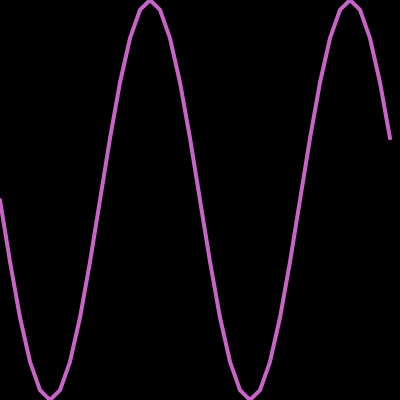
Frame 1 (no input)
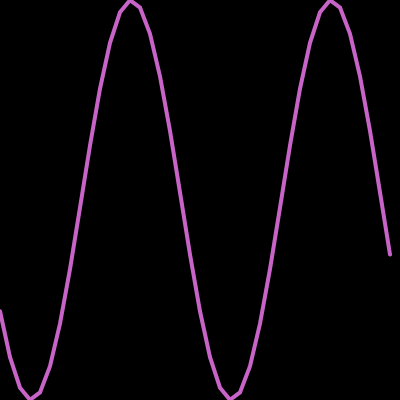
Frame 60 (no input)
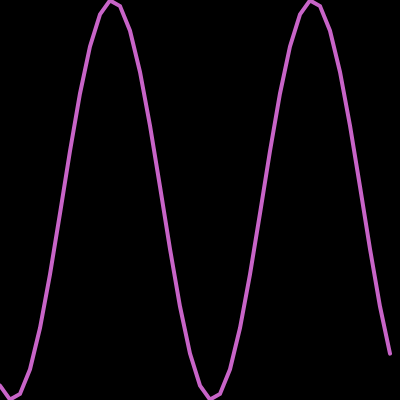
Frame 120 (the mouse pressed at the canvas centre since frame 60)

The p5.js sketch that drew these frames (run headless with seeded random() and noise() and a simulated clock; from frame 60 on, the mouse is pressed at the canvas centre):

// p5.js sketch
// ── sketch.js

let angles = [];
let anglev = [];
let r = 5;

function setup() {
  createCanvas(400, 400);
  let total = floor(width / (r * 2));
  for (i=0; i<total; ++i) {
    angles[i] = map(i, 0, total, 0, 4 * PI);
    anglev[i] = 0.01 + i / 100;
  }
}

function draw() {
  background(0);
  translate(200, 200);
  fill(200, 200, 50);
  stroke(200, 100, 200);
  strokeWeight(4);
  noFill();
  beginShape();
  for (let i = 0; i < angles.length; i++) {
    y = map(sin(angles[i]), -1, 1, -200, 200);
    x = map(i, 0, angles.length, -200, 200);
    // circle(x, y, r);
    // line(x, 0, x, y);
    angles[i] = angles[i] + 0.01; //anglev[i];
    vertex(x, y);
  }
  endShape()
}
